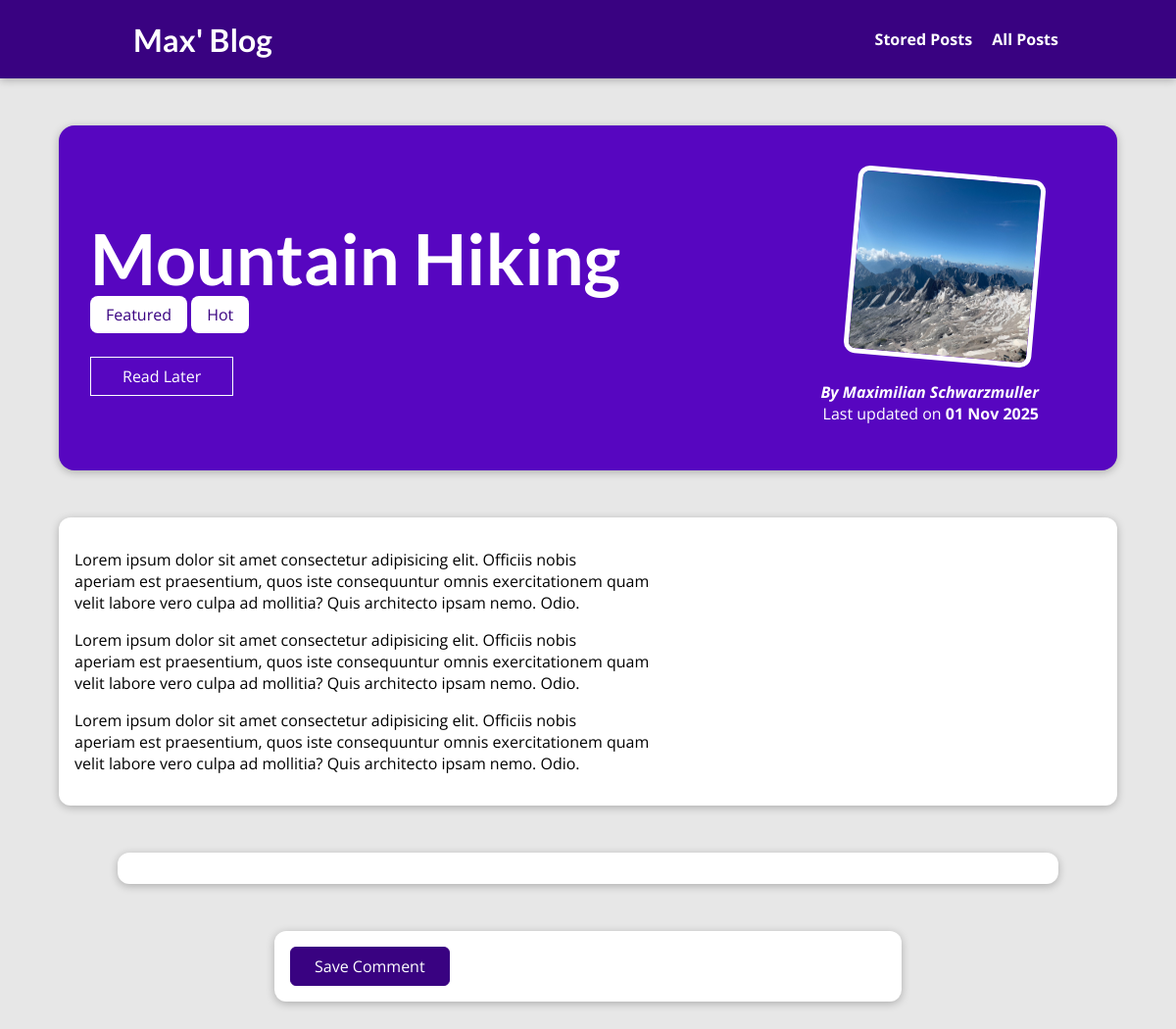
The page /posts/hike-in-the-mountains on the database its author committed.
### blog/models.py (models this page shows, shortened)
class Post(models.Model):
    title = models.CharField(max_length=150)
    excerpt = models.CharField(max_length=200)
    image = models.ImageField(upload_to="posts", null=True)
    date = models.DateField(auto_now=True)
    slug = models.SlugField(unique=True, db_index=True)
    content = models.TextField(validators=[MinLengthValidator(10)])
    author = models.ForeignKey(Author, on_delete=models.SET_NULL, related_name="posts", null=True)
    tags = models.ManyToManyField(Tag)

class Tag(models.Model):
    caption = models.CharField(max_length=20)

class Author(models.Model):
    first_name = models.CharField(max_length=100)
    last_name = models.CharField(max_length=100)
    email_address = models.EmailField()
    def full_name(self):
        return f"{self.first_name} {self.last_name}"
    def __str__(self):
        return self.full_name()

### blog/views.py (the view, shortened to what this page needs)
# urls.py: path("posts/<slug:slug>", views.PostDetailView.as_view(), name="post-detail-page"),
class PostDetailView(View):
    def is_stored_post(self, request, post_id):
        stored_posts = request.session.get("stored_posts")
        if stored_posts is not None:
            is_saved_for_later = post_id in stored_posts
        else:
            is_saved_for_later = False
        return is_saved_for_later
    def get(self, request, slug):
        post = get_object_or_404(Post, slug=slug)
        context = {
            "post": post,
            "post_tags": post.tags.all(),
            "comment_form": CommentForm(),
            "comments": post.comments.all().order_by("-id"),
            "saved_for_later": self.is_stored_post(request, post.id)
        }
        return render(request, "blog/post-detail.html", context)

### blog/templates/blog/post-detail.html (shortened to what this page needs)
{% extends "base.html" %}
{% load static %}
{% block css_files %}
    <link rel="stylesheet" href="{% static "blog/post-detail.css" %}"/>
{% endblock %}
{% block content %}
    <section id="summary">
        <h2>{{ post.title }}</h2>
        <div>
            {% for tag in post_tags %}
                <span class="tag">{{ tag.caption }}</span>
            {% endfor %}
        </div>
        <div id="read-later">
            <form action="{% url 'read-later' %}" method="POST">
                <button>
                    {% if saved_for_later %}
                        Remove from "Read Later" List
                    {% else %}
                        Read Later
                    {% endif %}
                </button>
            </form>
        </div>
        <article>
            <img src="{{ post.image.url }}" alt="{{ post.title }}"/>
            <address>By <a href="mailto:{{ post.author.email_address }}">{{ post.author|title }}</a></address>
            <div>
                Last updated on
                <time>{{ post.date|date:"d M Y" }}</time>
            </div>
        </article>
    </section>
    <main>
        {{ post.content|linebreaks }}
    </main>
    <section id="comments">
    </section>
    <section id="comment-form">
        <form action="{% url 'post-detail-page' post.slug %}" method="POST" novalidate>
            <button>Save Comment</button>
        </form>
    </section>
{% endblock %}

### static/app.css (style rules this page uses)
* { box-sizing: border-box; }
html { font-family: 'Open Sans', 'Lato', sans-serif; }
body { margin: 0; }
h1, h2, h3 { font-family: 'Lato', sans-serif; font-weight: bold; }

### blog/static/blog/post-detail.css (style rules this page uses)
body { background-color: #e7e7e7; }
#summary { margin: 8rem auto 3rem auto; padding: 2rem; width: 90%; max-width: 90rem; border-radius: 16px; background-color: #5706c0; position: relative; box-shadow: 0 2px 8px rgba(0, 0, 0, 0.25); height: 22rem; }
#summary h2 { color: white; font-size: 4.5rem; margin-bottom: 0.25rem; }
#summary article { position: absolute; top: 2rem; right: 3rem; padding: 1rem 2rem; border-radius: 12px; text-align: right; color: white; }
#summary article img { width: 12rem; height: 12rem; border-radius: 12px; transform: rotateZ(5deg); border: 5px solid white; margin-bottom: 1rem; }
#summary address { font-weight: bold; }
#summary a { color: white; text-decoration: none; }
#summary time { font-weight: bold; }
#read-later { margin: 2rem 0; }
#read-later button { background-color: transparent; border: 1px solid white; padding: 0.5rem 2rem; font: inherit; color: white; cursor: pointer; }
main { width: 90%; max-width: 90rem; margin: 3rem auto; background-color: white; padding: 1rem; border-radius: 12px; box-shadow: 0 2px 8px rgba(0, 0, 0, 0.25); }
.tag { background-color: white; color: #390281; padding: 0.5rem 1rem; border-radius: 8px; }
#comment-form { margin: 3rem auto; width: 90%; max-width: 40rem; border-radius: 12px; background-color: white; box-shadow: 0 2px 8px rgba(0, 0, 0, 0.25); padding: 1rem; }
#comment-form button { font: inherit; background-color: #390281; color: white; border: 1px solid #390281; padding: 0.5rem 1.5rem; border-radius: 6px; cursor: pointer; }
#comments { margin: 3rem auto; width: 90%; max-width: 60rem; border-radius: 12px; background-color: white; box-shadow: 0 2px 8px rgba(0, 0, 0, 0.25); padding: 1rem 2rem; }

### rows shown on the page
Post: title "Mountain Hiking", image (picture), author "Maximilian Schwarzmuller", date "01 Nov 2025", content "Lorem ipsum dolor sit amet consectetur adipisicing elit. Officiis nobis aperiam est praesentium, quos iste consequuntur omnis exercitationem quam velit labore vero culpa ad mollitia? Quis architecto ipsam nemo. Odio. Lorem ipsum dolor sit amet consectetur adipisicing elit. Officiis nobis aperiam est praesentium, quos iste consequuntur omnis exercitationem quam velit labore vero culpa ad mollitia? Quis architecto ipsam nemo. Odio. Lorem ipsum dolor sit amet consectetur adipisicing elit. Officiis nobis aperiam est praesentium, quos iste consequuntur omnis exercitationem quam velit labore vero culpa ad mollitia? Quis architecto ipsam nemo. Odio."
Tag: caption "Featured"
Tag: caption "Hot"
